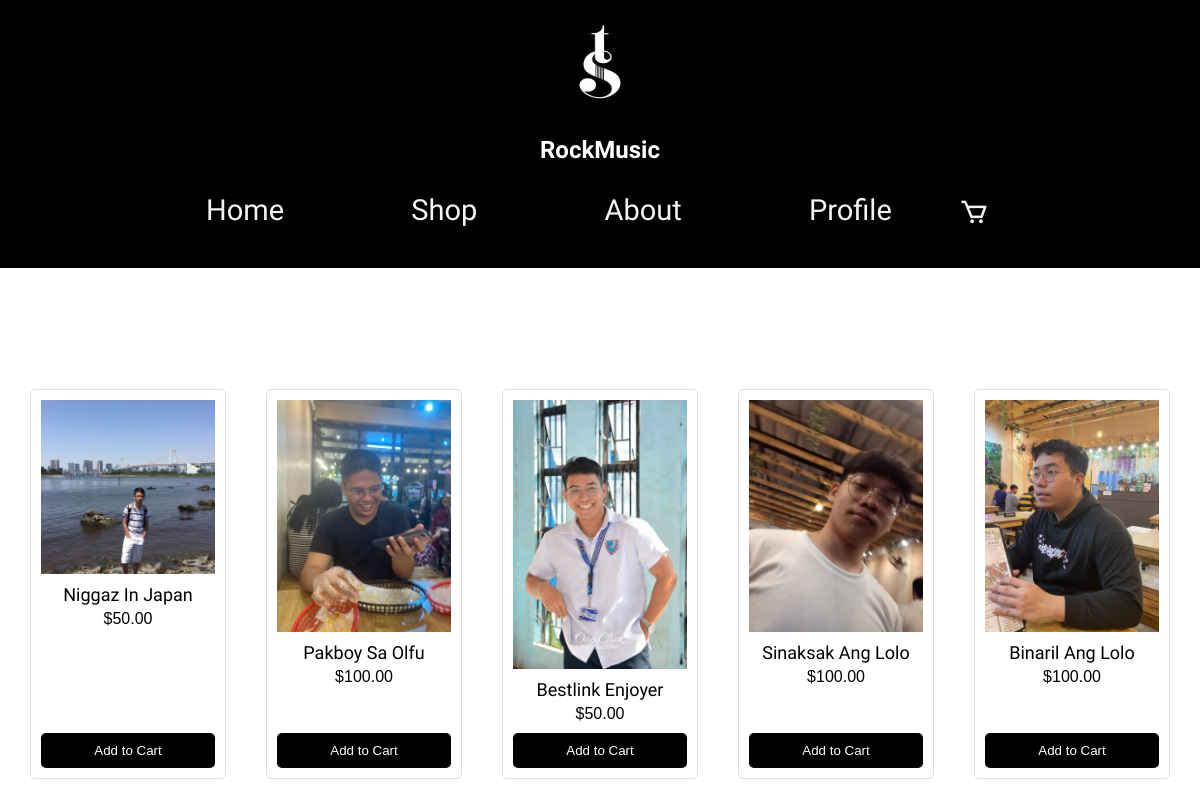
The page /shop.php on the database its author committed.
### tables this page shows
CREATE TABLE `products` (
  `id` int(11) NOT NULL,
  `name` varchar(255) NOT NULL,
  `price` decimal(10,2) NOT NULL,
  `image` varchar(255) NOT NULL
);

### shop.php (the view, shortened to what this page needs)
<!DOCTYPE html>
<html lang="en">
<head>
    <link rel="stylesheet" href="cart.css">
    <link rel="stylesheet" href="https://unpkg.com/boxicons@latest/css/boxicons.min.css">
</head>
<body>
<header>
    <img src="prince2/miller2.png" height="100" width="200">
    <h1>RockMusic</h1>
    <nav>
        <ul>
            <li><a href="page.php">Home</a></li>
            <li><a href="shop.php">Shop</a></li>
            <li><a href="about.php">About</a></li>
            <li><a href="profile.php">Profile</a></li>
            <li><a href="cart.php"><i class="bx bx-cart cart-logo"></i></a></li>
        </ul>
    </nav>
</header>
<div class="container">
    <h2 class="products-heading">Our Rocking Products</h2>
    <div class="product-grid" id="productGrid">
        <?php
        include 'db_connection.php';
        $sql = "SELECT * FROM products";
        $result = $conn->query($sql);
        if ($result->num_rows > 0) {
            while($row = $result->fetch_assoc()) {
                echo '<div class="product-card">';
                echo '<img src="prince2/' . $row['image'] . '" alt="' . $row['name'] . '">';
                echo '<h2>' . $row['name'] . '</h2>';
                echo '<p>$' . $row['price'] . '</p>';
                echo '<form class="add-to-cart-form" action="cart.php" method="get">';
                echo '<input type="submit" value="Add to Cart">';
                echo '</form>';
                echo '</div>';
            }
        } else {
            echo "No products found.";
        }
        ?>
    </div>
</div>
</body>
</html>

### cart.css (style rules this page uses)
body { font-family: Arial, sans-serif; margin: 0; padding: 0%; }
header { text-align: center; font-family: "New Rocker", system-ui; font-weight: 400; font-style: normal; size-adjust: 1; background-color: #000000; color: #ffffff; padding: 1%; text-align: center; }
nav ul { text-align: center; font-size: 29px; list-style-type: none; padding: 0; }
nav ul li { display: inline; margin-right: 60px; }
nav ul li a { color: #f4f4f4; text-decoration: none; transition: all .42s ease; }
body { background-image:url(prince2/rocks.jpg); background-position: center; background-attachment: fixed; background-size: cover; }
.container h2 { font-family: "New Rocker", system-ui; font-weight: 400; font-style: normal; color: #ffffff; font-size: 40px; text-transform: capitalize; text-align: center; }
body { font-family: Arial, sans-serif; margin: 0; padding: 0; }
.container { max-width: 1200px; margin: 0 auto; padding: 20px; }
h1 { text-align: center; color: #333; font-size: 24px; margin-top: 20px; margin-bottom: 0; }
h1 { color: white; }
.product-grid { display: grid; grid-template-columns: repeat(auto-fit, minmax(200px, 1fr)); grid-gap: 20px; justify-items: center; }
.product-card { width: calc(100% - 20px); border: 1px solid #ccc; border-radius: 5px; padding: 10px; text-align: center; background-color: #fff; box-sizing: border-box; }
.product-card img { max-width: 100%; height: auto; }
.product-card h2 { color: black; }
.product-card p { margin: 5px 0; }
h2 { margin-bottom: 20px; }
.container { max-width: 1200px; margin: 0 auto; display: flex; align-items: center; justify-content: space-around; flex-wrap: wrap; color: white; }
.products-heading { color: white; }
body { color: rgb(0, 0, 0); }
.container h2 { color: rgb(255, 255, 255); }
.container { color: rgb(255, 255, 255); }
a { color: #fafafa; text-decoration: none; }

### shop.php (style rules this page uses)
.cart-logo { font-size: 30px; display: inline-block; vertical-align: middle; margin-right: 5px; }
input[type="submit"] { background-color: black; color: white; border: none; padding: 10px 20px; border-radius: 5px; cursor: pointer; transition: background-color 0.3s; width: 100%; }
.product-card { display: flex; flex-direction: column; align-items: center; position: relative; border: 1px solid #ddd; padding: 10px; margin-bottom: 20px; text-align: center; }
.product-card img { max-width: 100%; height: auto; margin-bottom: 10px; }
.product-card h2 { color: black; font-size: 18px; margin-top: 0; margin-bottom: 5px; }
.product-card p { color: black; font-size: 16px; margin-top: 0; margin-bottom: 10px; }
.add-to-cart-form { width: 100%; margin-top: auto; }

### rows shown on the page
products: image (picture), name "Niggaz In Japan", price "50.00"
products: image (picture), name "Pakboy Sa Olfu", price "100.00"
products: image (picture), name "Bestlink Enjoyer", price "50.00"
products: image (picture), name "Sinaksak Ang Lolo", price "100.00"
products: image (picture), name "Binaril Ang Lolo", price "100.00"
